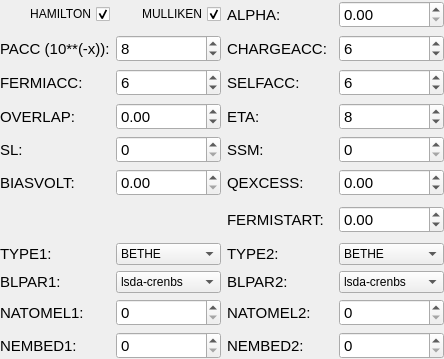
              <widget class="QWidget" name="scrollAreaWidgetContents">
               <property name="geometry">
                <rect>
                 <x>0</x>
                 <y>0</y>
                 <width>444</width>
                 <height>359</height>
                </rect>
               </property>
               <property name="sizePolicy">
                <sizepolicy hsizetype="Fixed" vsizetype="Preferred">
                 <horstretch>0</horstretch>
                 <verstretch>0</verstretch>
                </sizepolicy>
               </property>
               <layout class="QGridLayout" name="gridLayout_5">
                <property name="leftMargin">
                 <number>0</number>
                </property>
                <property name="topMargin">
                 <number>0</number>
                </property>
                <property name="rightMargin">
                 <number>0</number>
                </property>
                <property name="bottomMargin">
                 <number>0</number>
                </property>
                <item row="0" column="0">
                 <layout class="QGridLayout" name="gridLayout_2">
                  <item row="2" column="3">
                   <widget class="QSpinBox" name="chargeaccSpin">
                    <property name="font">
                     <font>
                      <pointsize>11</pointsize>
                     </font>
                    </property>
                    <property name="value">
                     <number>6</number>
                    </property>
                   </widget>
                  </item>
                  <item row="3" column="2" rowspan="2">
                   <widget class="QLabel" name="label_29">
                    <property name="font">
                     <font>
                      <pointsize>11</pointsize>
                     </font>
                    </property>
                    <property name="text">
                     <string>SELFACC:</string>
                    </property>
                    <property name="scaledContents">
                     <bool>true</bool>
                    </property>
                    <property name="buddy">
                     <cstring>theoryCombo</cstring>
                    </property>
                   </widget>
                  </item>
                  <item row="7" column="3">
                   <widget class="QDoubleSpinBox" name="qexcessSpin">
                    <property name="font">
                     <font>
                      <pointsize>11</pointsize>
                     </font>
                    </property>
                    <property name="minimum">
                     <double>-99.989999999999995</double>
                    </property>
                    <property name="singleStep">
                     <double>0.100000000000000</double>
                    </property>
                   </widget>
                  </item>
                  <item row="6" column="3">
                   <widget class="QSpinBox" name="ssmSpin">
                    <property name="font">
                     <font>
                      <pointsize>11</pointsize>
                     </font>
                    </property>
                   </widget>
                  </item>
                  <item row="10" column="3">
                   <widget class="QComboBox" name="type2Combo">
                    <item>
                     <property name="text">
                      <string>BETHE</string>
                     </property>
                    </item>
                    <item>
                     <property name="text">
                      <string>GRAPHENE</string>
                     </property>
                    </item>
                    <item>
                     <property name="text">
                      <string>ONEDLEAD</string>
                     </property>
                    </item>
                    <item>
                     <property name="text">
                      <string>GHOST</string>
                     </property>
                    </item>
                   </widget>
                  </item>
                  <item row="12" column="3">
                   <widget class="QSpinBox" name="natomel2Spin">
                    <property name="font">
                     <font>
                      <pointsize>11</pointsize>
                     </font>
                    </property>
                    <property name="maximum">
                     <number>999</number>
                    </property>
                   </widget>
                  </item>
                  <item row="10" column="0">
                   <widget class="QLabel" name="label_39">
                    <property name="font">
                     <font>
                      <pointsize>11</pointsize>
                     </font>
                    </property>
                    <property name="text">
                     <string>TYPE1:</string>
                    </property>
                    <property name="scaledContents">
                     <bool>true</bool>
                    </property>
                    <property name="buddy">
                     <cstring>theoryCombo</cstring>
                    </property>
                   </widget>
                  </item>
                  <item row="11" column="1">
                   <widget class="QComboBox" name="blpar1Combo">
                    <item>
                     <property name="text">
                      <string>lsda-crenbs</string>
                     </property>
                    </item>
                    <item>
                     <property name="text">
                      <string>lsda6s</string>
                     </property>
                    </item>
                    <item>
                     <property name="text">
                      <string>papacon</string>
                     </property>
                    </item>
                    <item>
                     <property name="text">
                      <string>papacon-sd</string>
                     </property>
                    </item>
                    <item>
                     <property name="text">
                      <string>papacon-old</string>
                     </property>
                    </item>
                   </widget>
                  </item>
                  <item row="0" column="0" rowspan="2">
                   <widget class="QCheckBox" name="hamiltonCheck">
                    <property name="layoutDirection">
                     <enum>Qt::RightToLeft</enum>
                    </property>
                    <property name="text">
                     <string>HAMILTON</string>
                    </property>
                    <property name="checked">
                     <bool>true</bool>
                    </property>
                   </widget>
                  </item>
                  <item row="6" column="2">
                   <widget class="QLabel" name="label_32">
                    <property name="font">
                     <font>
                      <pointsize>11</pointsize>
                     </font>
                    </property>
                    <property name="text">
                     <string>SSM:</string>
                    </property>
                    <property name="scaledContents">
                     <bool>true</bool>
                    </property>
                    <property name="buddy">
                     <cstring>theoryCombo</cstring>
                    </property>
                   </widget>
                  </item>
                  <item row="0" column="2" rowspan="2">
                   <widget class="QLabel" name="label_25">
                    <property name="font">
                     <font>
                      <pointsize>11</pointsize>
                     </font>
                    </property>
                    <property name="text">
                     <string>ALPHA:</string>
                    </property>
                    <property name="scaledContents">
                     <bool>true</bool>
                    </property>
                    <property name="buddy">
                     <cstring>theoryCombo</cstring>
                    </property>
                   </widget>
                  </item>
                  <item row="7" column="1">
                   <widget class="QDoubleSpinBox" name="biasvoltSpin">
                    <property name="font">
                     <font>
                      <pointsize>11</pointsize>
                     </font>
                    </property>
                    <property name="singleStep">
                     <double>0.100000000000000</double>
                    </property>
                   </widget>
                  </item>
                  <item row="11" column="2">
                   <widget class="QLabel" name="label_41">
                    <property name="font">
                     <font>
                      <pointsize>11</pointsize>
                     </font>
                    </property>
                    <property name="text">
                     <string>BLPAR2:</string>
                    </property>
                    <property name="scaledContents">
                     <bool>true</bool>
                    </property>
                    <property name="buddy">
                     <cstring>theoryCombo</cstring>
                    </property>
                   </widget>
                  </item>
                  <item row="2" column="2">
                   <widget class="QLabel" name="label_38">
                    <property name="font">
                     <font>
                      <pointsize>11</pointsize>
                     </font>
                    </property>
                    <property name="text">
                     <string>CHARGEACC:</string>
                    </property>
                    <property name="scaledContents">
                     <bool>true</bool>
                    </property>
                    <property name="buddy">
                     <cstring>theoryCombo</cstring>
                    </property>
                   </widget>
                  </item>
                  <item row="13" column="0">
                   <widget class="QLabel" name="label_46">
                    <property name="font">
                     <font>
                      <pointsize>11</pointsize>
                     </font>
                    </property>
                    <property name="text">
                     <string>NEMBED1:</string>
                    </property>
                    <property name="scaledContents">
                     <bool>true</bool>
                    </property>
                    <property name="buddy">
                     <cstring>theoryCombo</cstring>
                    </property>
                   </widget>
                  </item>
                  <item row="6" column="0">
                   <widget class="QLabel" name="label_31">
                    <property name="font">
                     <font>
                      <pointsize>11</pointsize>
                     </font>
                    </property>
                    <property name="text">
                     <string>SL:</string>
                    </property>
                    <property name="scaledContents">
                     <bool>true</bool>
                    </property>
                    <property name="buddy">
                     <cstring>theoryCombo</cstring>
                    </property>
                   </widget>
                  </item>
                  <item row="5" column="2">
                   <widget class="QLabel" name="label_30">
                    <property name="font">
                     <font>
                      <pointsize>11</pointsize>
                     </font>
                    </property>
                    <property name="text">
                     <string>ETA:</string>
                    </property>
                    <property name="scaledContents">
                     <bool>true</bool>
                    </property>
                    <property name="buddy">
                     <cstring>theoryCombo</cstring>
                    </property>
                   </widget>
                  </item>
                  <item row="11" column="0">
                   <widget class="QLabel" name="label_42">
                    <property name="font">
                     <font>
                      <pointsize>11</pointsize>
                     </font>
                    </property>
                    <property name="text">
                     <string>BLPAR1:</string>
                    </property>
                    <property name="scaledContents">
                     <bool>true</bool>
                    </property>
                    <property name="buddy">
                     <cstring>theoryCombo</cstring>
                    </property>
                   </widget>
                  </item>
                  <item row="13" column="2">
                   <widget class="QLabel" name="label_47">
                    <property name="font">
                     <font>
                      <pointsize>11</pointsize>
                     </font>
                    </property>
                    <property name="text">
                     <string>NEMBED2:</string>
                    </property>
                    <property name="scaledContents">
                     <bool>true</bool>
                    </property>
                    <property name="buddy">
                     <cstring>theoryCombo</cstring>
                    </property>
                   </widget>
                  </item>
                  <item row="0" column="1" rowspan="2">
                   <widget class="QCheckBox" name="mullikenCheck">
                    <property name="layoutDirection">
                     <enum>Qt::RightToLeft</enum>
                    </property>
                    <property name="text">
                     <string>MULLIKEN</string>
                    </property>
                    <property name="checked">
                     <bool>true</bool>
                    </property>
                   </widget>
                  </item>
                  <item row="0" column="3" rowspan="2">
                   <widget class="QDoubleSpinBox" name="alphaSpin">
                    <property name="font">
                     <font>
                      <pointsize>11</pointsize>
                     </font>
                    </property>
                    <property name="maximum">
                     <double>0.100000000000000</double>
                    </property>
                    <property name="singleStep">
                     <double>0.010000000000000</double>
                    </property>
                   </widget>
                  </item>
                  <item row="2" column="0">
                   <widget class="QLabel" name="label_26">
                    <property name="font">
                     <font>
                      <pointsize>11</pointsize>
                     </font>
                    </property>
                    <property name="text">
                     <string>PACC (10**(-x)):</string>
                    </property>
                    <property name="scaledContents">
                     <bool>true</bool>
                    </property>
                    <property name="buddy">
                     <cstring>theoryCombo</cstring>
                    </property>
                   </widget>
                  </item>
                  <item row="12" column="2">
                   <widget class="QLabel" name="label_44">
                    <property name="font">
                     <font>
                      <pointsize>11</pointsize>
                     </font>
                    </property>
                    <property name="text">
                     <string>NATOMEL2:</string>
                    </property>
                    <property name="scaledContents">
                     <bool>true</bool>
                    </property>
                    <property name="buddy">
                     <cstring>theoryCombo</cstring>
                    </property>
                   </widget>
                  </item>
                  <item row="10" column="2">
                   <widget class="QLabel" name="label_40">
                    <property name="font">
                     <font>
                      <pointsize>11</pointsize>
                     </font>
                    </property>
                    <property name="text">
                     <string>TYPE2:</string>
                    </property>
                    <property name="scaledContents">
                     <bool>true</bool>
                    </property>
                    <property name="buddy">
                     <cstring>theoryCombo</cstring>
                    </property>
                   </widget>
                  </item>
                  <item row="12" column="0">
                   <widget class="QLabel" name="label_43">
                    <property name="font">
                     <font>
                      <pointsize>11</pointsize>
                     </font>
                    </property>
                    <property name="text">
                     <string>NATOMEL1:</string>
                    </property>
                    <property name="scaledContents">
                     <bool>true</bool>
                    </property>
                    <property name="buddy">
                     <cstring>theoryCombo</cstring>
                    </property>
                   </widget>
                  </item>
                  <item row="10" column="1">
                   <widget class="QComboBox" name="type1Combo">
                    <item>
                     <property name="text">
                      <string>BETHE</string>
                     </property>
                    </item>
                    <item>
                     <property name="text">
                      <string>GRAPHENE</string>
                     </property>
                    </item>
                    <item>
                     <property name="text">
                      <string>ONEDLEAD</string>
                     </property>
                    </item>
                    <item>
                     <property name="text">
                      <string>GHOST</string>
                     </property>
                    </item>
                   </widget>
                  </item>
                  <item row="12" column="1">
                   <widget class="QSpinBox" name="natomel1Spin">
                    <property name="font">
                     <font>
                      <pointsize>11</pointsize>
                     </font>
                    </property>
                    <property name="maximum">
                     <number>999</number>
                    </property>
                   </widget>
                  </item>
                  <item row="13" column="1">
                   <widget class="QSpinBox" name="nembed1Spin">
                    <property name="font">
                     <font>
                      <pointsize>11</pointsize>
                     </font>
                    </property>
                    <property name="maximum">
                     <number>999</number>
                    </property>
                   </widget>
                  </item>
                  <item row="7" column="0">
                   <widget class="QLabel" name="label_37">
                    <property name="font">
                     <font>
                      <pointsize>11</pointsize>
                     </font>
                    </property>
                    <property name="text">
                     <string>BIASVOLT:</string>
                    </property>
                    <property name="scaledContents">
                     <bool>true</bool>
                    </property>
                    <property name="buddy">
                     <cstring>theoryCombo</cstring>
                    </property>
                   </widget>
                  </item>
                  <item row="13" column="3">
                   <widget class="QSpinBox" name="nembed2Spin">
                    <property name="font">
                     <font>
                      <pointsize>11</pointsize>
                     </font>
                    </property>
                    <property name="maximum">
                     <number>999</number>
                    </property>
                   </widget>
                  </item>
                  <item row="5" column="1">
                   <widget class="QDoubleSpinBox" name="overlapSpin">
                    <property name="font">
                     <font>
                      <pointsize>11</pointsize>
                     </font>
                    </property>
                    <property name="minimum">
                     <double>-1.000000000000000</double>
                    </property>
                    <property name="maximum">
                     <double>1.000000000000000</double>
                    </property>
                    <property name="singleStep">
                     <double>0.100000000000000</double>
                    </property>
                   </widget>
                  </item>
                  <item row="5" column="3">
                   <widget class="QSpinBox" name="etaSpin">
                    <property name="font">
                     <font>
                      <pointsize>11</pointsize>
                     </font>
                    </property>
                    <property name="value">
                     <number>8</number>
                    </property>
                   </widget>
                  </item>
                  <item row="3" column="0" rowspan="2">
                   <widget class="QLabel" name="label_28">
                    <property name="font">
                     <font>
                      <pointsize>11</pointsize>
                     </font>
                    </property>
                    <property name="text">
                     <string>FERMIACC:</string>
                    </property>
                    <property name="scaledContents">
                     <bool>true</bool>
                    </property>
                    <property name="buddy">
                     <cstring>theoryCombo</cstring>
                    </property>
                   </widget>
                  </item>
                  <item row="7" column="2">
                   <widget class="QLabel" name="label_33">
                    <property name="font">
                     <font>
                      <pointsize>11</pointsize>
                     </font>
                    </property>
                    <property name="text">
                     <string>QEXCESS:</string>
                    </property>
                    <property name="scaledContents">
                     <bool>true</bool>
                    </property>
                    <property name="buddy">
                     <cstring>theoryCombo</cstring>
                    </property>
                   </widget>
                  </item>
                  <item row="11" column="3">
                   <widget class="QComboBox" name="blpar2Combo">
                    <item>
                     <property name="text">
                      <string>lsda-crenbs</string>
                     </property>
                    </item>
                    <item>
                     <property name="text">
                      <string>lsda6s</string>
                     </property>
                    </item>
                    <item>
                     <property name="text">
                      <string>papacon</string>
                     </property>
                    </item>
                    <item>
                     <property name="text">
                      <string>papacon-sd</string>
                     </property>
                    </item>
                    <item>
                     <property name="text">
                      <string>papacon-old</string>
                     </property>
                    </item>
                   </widget>
                  </item>
                  <item row="5" column="0">
                   <widget class="QLabel" name="label_34">
                    <property name="font">
                     <font>
                      <pointsize>11</pointsize>
                     </font>
                    </property>
                    <property name="text">
                     <string>OVERLAP:</string>
                    </property>
                    <property name="scaledContents">
                     <bool>true</bool>
                    </property>
                    <property name="buddy">
                     <cstring>theoryCombo</cstring>
                    </property>
                   </widget>
                  </item>
                  <item row="6" column="1">
                   <widget class="QSpinBox" name="slSpin">
                    <property name="font">
                     <font>
                      <pointsize>11</pointsize>
                     </font>
                    </property>
                   </widget>
                  </item>
                  <item row="2" column="1">
                   <widget class="QSpinBox" name="paccSpin">
                    <property name="font">
                     <font>
                      <pointsize>11</pointsize>
                     </font>
                    </property>
                    <property name="value">
                     <number>8</number>
                    </property>
                   </widget>
                  </item>
                  <item row="3" column="3" rowspan="2">
                   <widget class="QSpinBox" name="selfaccSpin">
                    <property name="font">
                     <font>
                      <pointsize>11</pointsize>
                     </font>
                    </property>
                    <property name="value">
                     <number>6</number>
                    </property>
                   </widget>
                  </item>
                  <item row="3" column="1" rowspan="2">
                   <widget class="QSpinBox" name="fermiaccSpin">
                    <property name="font">
                     <font>
                      <pointsize>11</pointsize>
                     </font>
                    </property>
                    <property name="value">
                     <number>6</number>
                    </property>
                   </widget>
                  </item>
                  <item row="8" column="3" rowspan="2">
                   <widget class="QDoubleSpinBox" name="fermistartSpin">
                    <property name="font">
                     <font>
                      <pointsize>11</pointsize>
                     </font>
                    </property>
                    <property name="minimum">
                     <double>-99.989999999999995</double>
                    </property>
                   </widget>
                  </item>
                  <item row="8" column="2" rowspan="2">
                   <widget class="QLabel" name="label_52">
                    <property name="font">
                     <font>
                      <pointsize>11</pointsize>
                     </font>
                    </property>
                    <property name="text">
                     <string>FERMISTART:</string>
                    </property>
                    <property name="scaledContents">
                     <bool>true</bool>
                    </property>
                    <property name="buddy">
                     <cstring>theoryCombo</cstring>
                    </property>
                   </widget>
                  </item>
                 </layout>
                </item>
               </layout>
              </widget>
